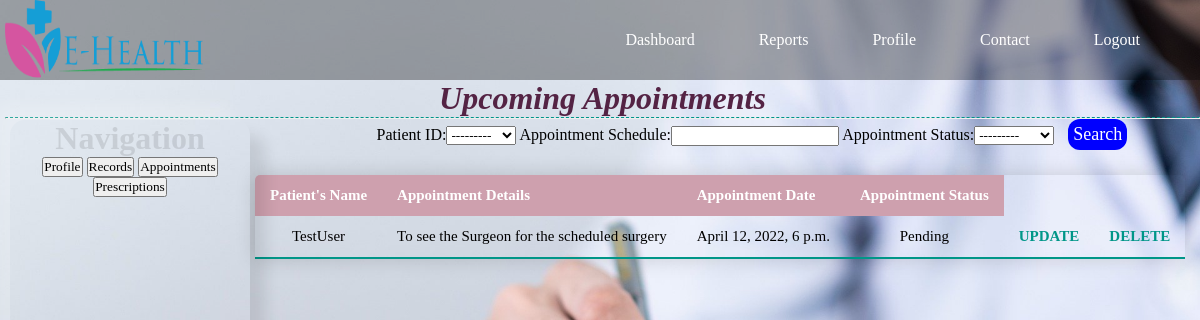
Screenshot of /MedicalApp/doctorAppointment/4/ with the database file from the repository.
### MedicalApp/models.py (models this page shows, shortened)
class Appointment(models.Model):
    Patient_ID = models.ForeignKey(Patient, on_delete=models.CASCADE)
    Doctor_ID = models.ForeignKey(Doctor, on_delete=models.RESTRICT)
    Hospital_ID = models.ForeignKey(Hospital, on_delete=models.RESTRICT)
    Record_ID = models.ForeignKey(Record, on_delete=models.RESTRICT)
    Appointment_Details = models.TextField()
    Appointment_Schedule = models.DateTimeField()
    Pending = 'Pending'
    Cancelled = 'Cancelled'
    Successful = 'Successful'
    Postponed = 'Postponed'
    AppointmentStatus = [(Pending, 'Pending'), (Cancelled, 'Cancelled'), (Successful, 'Successful'),
                         (Postponed, 'Postponed')
                         ]
    Appointment_Status = models.CharField(max_length=20, choices=AppointmentStatus, null=True, blank=True,
                                          default=Pending)

### Users/models.py (models this page shows)
class Patient(models.Model):
    user = models.OneToOneField(CustomUser, on_delete=models.CASCADE, primary_key=True)
    A_positive = 'A+'
    A_negative = 'A-'
    B_positive = 'B+'
    B_negative = 'B-'
    O_positive = 'O+'
    O_negative = 'O-'
    AB_positive = 'AB+'
    AB_negative = 'AB-'
    BLOOD_GROUP_CHOICES = [(A_positive, 'A+'), (A_negative, 'A-'), (B_positive, 'B+'),
                           (B_negative, 'B-'), (O_positive, 'O+'), (O_negative, 'O-'), (AB_positive, 'AB+'),
                           (AB_negative, 'AB-'),
                           ]
    Blood_Group = models.CharField(max_length=4, choices=BLOOD_GROUP_CHOICES, null=True, blank=True,
                                   default=AB_positive)
    Allergies = models.TextField(null=True, blank=True)
    Next_Of_Kin = models.TextField(null=True, blank=True)
    class Meta:
        verbose_name = 'Patient Module'
    def __str__(self):
        return str(self.user)

class CustomUser(AbstractUser):
    first_name = models.CharField(max_length=150)
    last_name = models.CharField(max_length=150)
    email = models.EmailField(null=False)
    Phone_Number = models.CharField(max_length=14, null=True)
    Physical_Address = models.TextField(null=True)
    Date_Of_Birth = models.DateField(auto_now=False, null=True)
    Age = models.CharField(max_length=3, null=True)
    Male = 'M'
    Female = 'F'
    SEX_CHOICES = [(Male, 'M'), (Female, 'F')]
    Sex = models.CharField(max_length=30, choices=SEX_CHOICES, null=True)
    is_patient = models.BooleanField('is_patient', default=False)
    is_doctor = models.BooleanField('is_doctor', default=False)
    is_administrator = models.BooleanField('is_administrator', default=False)
    is_hospital = models.BooleanField('is_hospital', default=False)
    def __str__(self):
        return self.username

### MedicalApp/views.py (the view)
# urls.py: path('doctorAppointment/<str:pk>/', views.doctor_appointment, name='DoctorAppointmentModule'),
def doctor_appointment(request, pk):
    doc = Doctor.objects.get(user_id=pk)
    appointment = doc.appointment_set.filter(Appointment_Status="Pending")
    doctorfilter = AppointmentFilter(request.GET, queryset=appointment)
    appointment = doctorfilter.qs
    context = {'doc': doc, 'appointment': appointment, 'doctorfilter': doctorfilter}
    return render(request, 'MedicalApp/doctorAppointment.html', context)

### MedicalApp/Templates/MedicalApp/doctorAppointment.html (shortened to what this page needs)
{% load static %}
<!DOCTYPE html>
<html lang="en">
<head>
    <link rel="stylesheet" type="text/css" href="{% static 'Users/UsersStyle.css' %}">
    <link rel="stylesheet" type="text/css" href="{% static 'Users/UserModules.css' %}">
</head>
<body>
    <div id="main">
        <nav>
            <img src="{% static 'images/logo.png' %}" alt="System Logo" style="width: 200px; height: 80px; margin-left: 5px;">
            <ul>
                <li><a  href="{{request.META.HTTP_REFERER|escape}}">Dashboard</a></li>
                <li><a  href="#">Reports</a></li>
                <li><a  href="{% url 'DoctorDetailsModule' user.id %}">Profile</a></li>
                <li><a  href="#">Contact</a></li>
                <li><a  href="{% url 'logout' %}">Logout</a></li>
            </ul>
        </nav>
    </div>
    <div class="container">
        <div class="navPane">
            <h1>Navigation</h1>
            <button class="btn"><a href="{% url 'DoctorDetailsModule' user.id %}">Profile</a></button>
            <button class="btn"><a href="{% url 'RecordsModule' %}">Records</a></button>
            <button class="btn"><a href="{% url 'DoctorAppointmentModule' user.id %}">Appointments</a></button>
            <button class="btn"><a href="{% url 'DoctorPrescriptionModule' user.id %}">Prescriptions</a></button>
        </div>
        <h1 style="color: #542344; font-weight: bold; font-style: italic;">Upcoming Appointments</h1><hr style="border-top: 1px dashed #009688;">
    <div class="row" style="margin-left: 25%;">
                <div class="col">
                    <div class="card card-body">
                        <form method="get">
                            {{ doctorfilter.form }}
                            <button style="background-color: blue; border: none; color: white; padding: 5px;
  text-align: center; text-decoration: none; display: inline-block; font-size: 18px; margin-left: 10px ;
  cursor: pointer;
    border-radius: 12px;" class="searchButton" type="submit">Search</button>
                        </form>
                    </div>
                </div>
            </div>
            <table class="patient-rec-table">
                <thead>
                    <tr>
                    <th>Patient's Name</th>
                    <th>Appointment Details</th>
                    <th>Appointment Date</th>
                    <th>Appointment Status</th>
                </tr>
                </thead>
                <tbody>
                {% for  appointment in appointment %}
                    <tr>
                        <td><a href="{% url 'Appointment-Details' appointment.id %}">{{ appointment.Patient_ID }}</a></td>
                        <td><a href="{% url 'Appointment-Details' appointment.id %}">{{ appointment.Appointment_Details }}</a></td>
                        <td>{{ appointment.Appointment_Schedule }}</td>
                        <td>{{ appointment.Appointment_Status }}</td>
                        <td><a style="color:#009688; font-weight: bold;" href="{% url 'UpdateAppointmentModule' appointment.id %}">UPDATE</a></td>
                        <td><a style="color:#009688; font-weight: bold;" href="{% url 'DeleteAppointmentModule' appointment.id %}">DELETE</a></td>
                    </tr>
                {% endfor %}
                </tbody>
            </table>
    </div>
</body>
</html>

### Users/static/Users/UsersStyle.css (style rules this page uses)
* { margin: 0; padding: 0; }
.container { margin-left: 5px; text-align: center; }
a { text-decoration: none; color: black; list-style: none; }
.container .navPane { width: 240px; height: 350px; margin: 40px 5px; align-items: center; color: rgba(0,0,0,0.1); border-radius: 15px; box-shadow: -15px -15px 15px rgba(255,255,255,0.2), 15px 15px 15px rgba(0,0,0,0.1); position: absolute; }
.btn::before { content: ""; position: absolute; left:0; top:0; width:100%; height: 100%; background: #0AFFE7; z-index: -1; transition: transform 0.5s; transform-origin: 0 0; transition-timing-function: cubic-bezier(0.5,1.6,0.4,0.7); }
.btn::before { transform: scaleX(0); }

### Users/static/Users/UserModules.css (style rules this page uses)
* { margin: 0; padding: 0; font-family: Verdana, cursive; }
body { background-color: rgba(0,0,0,.1); height: 90vh; background-image: url("../images/adult.jpg"); background-size: cover; }
nav { width: 100%; height: 80px; background-color: #0005; line-height: 80px; }
nav ul { float: right; margin-right: 30px; }
nav ul li { list-style-type: none; display: inline-block; transition: 0.8s; }
nav ul li a { text-decoration: none; color: #fff; padding: 30px; }

### MedicalApp/Templates/MedicalApp/doctorAppointment.html (style rules this page uses)
.patient-rec-table { border-collapse: collapse; margin: 25px 5px 0 250px; font-size: 15px; min-width: 400px; border-radius: 5px 5px 0 0; overflow: hidden; box-shadow: 0 0 20px rgba(0,0,0,0.15); }
.patient-rec-table thead tr { background-color: #CEA0AE; color: white; text-align: left; font-weight: bold; }
.patient-rec-table th, .patient-rec-table td { padding: 12px 15px; }
.patient-rec-table tbody tr { border-bottom: 1px solid #dddddd; }
.patient-rec-table tbody tr:last-of-type { border-bottom: 2px solid #009688; }

### rows the page displays
Appointment: Patient_ID "TestUser", Appointment_Details "To see the Surgeon for the scheduled surgery", Appointment_Schedule "April 12, 2022, 6 p.m.", Appointment_Status "Pending"
